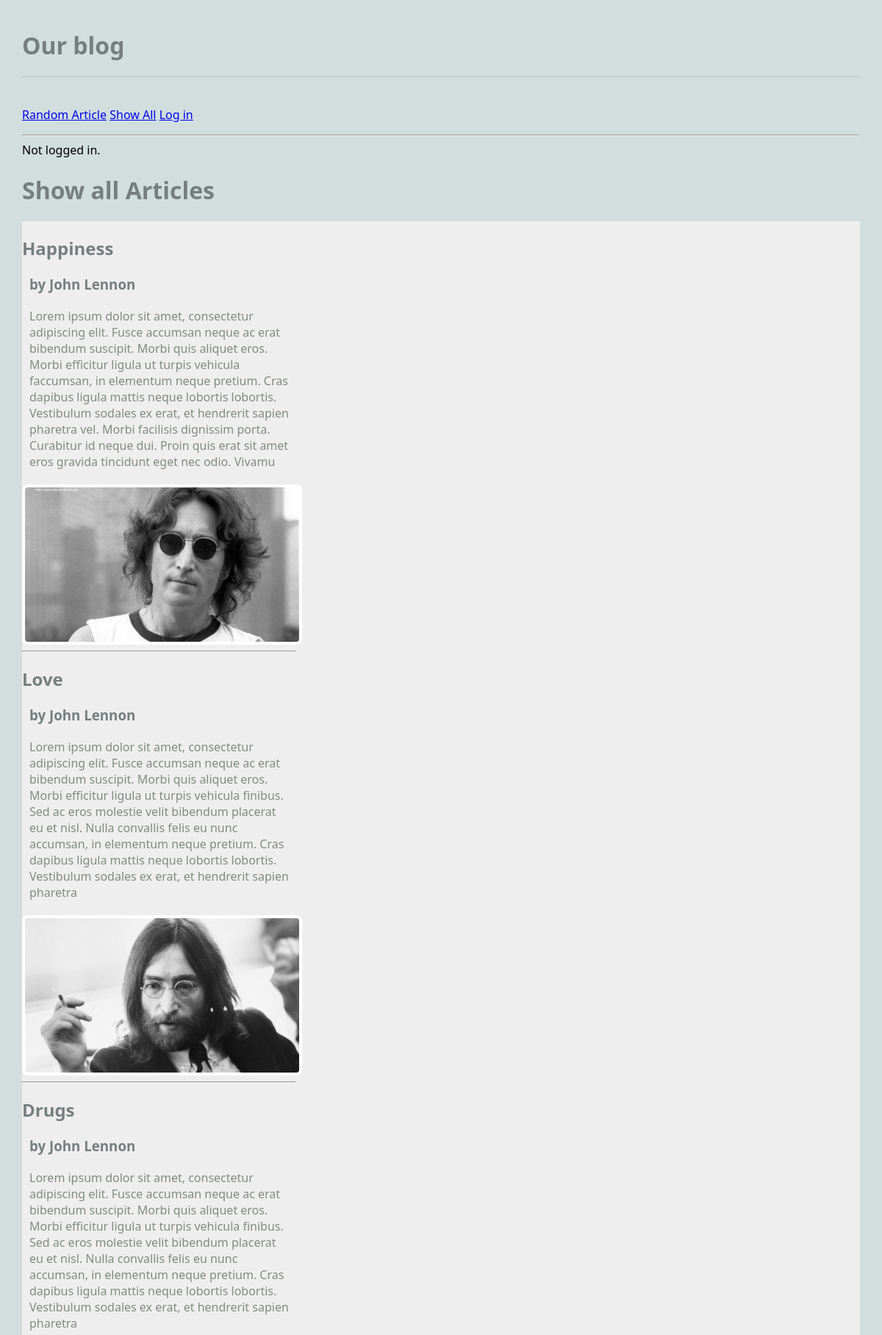
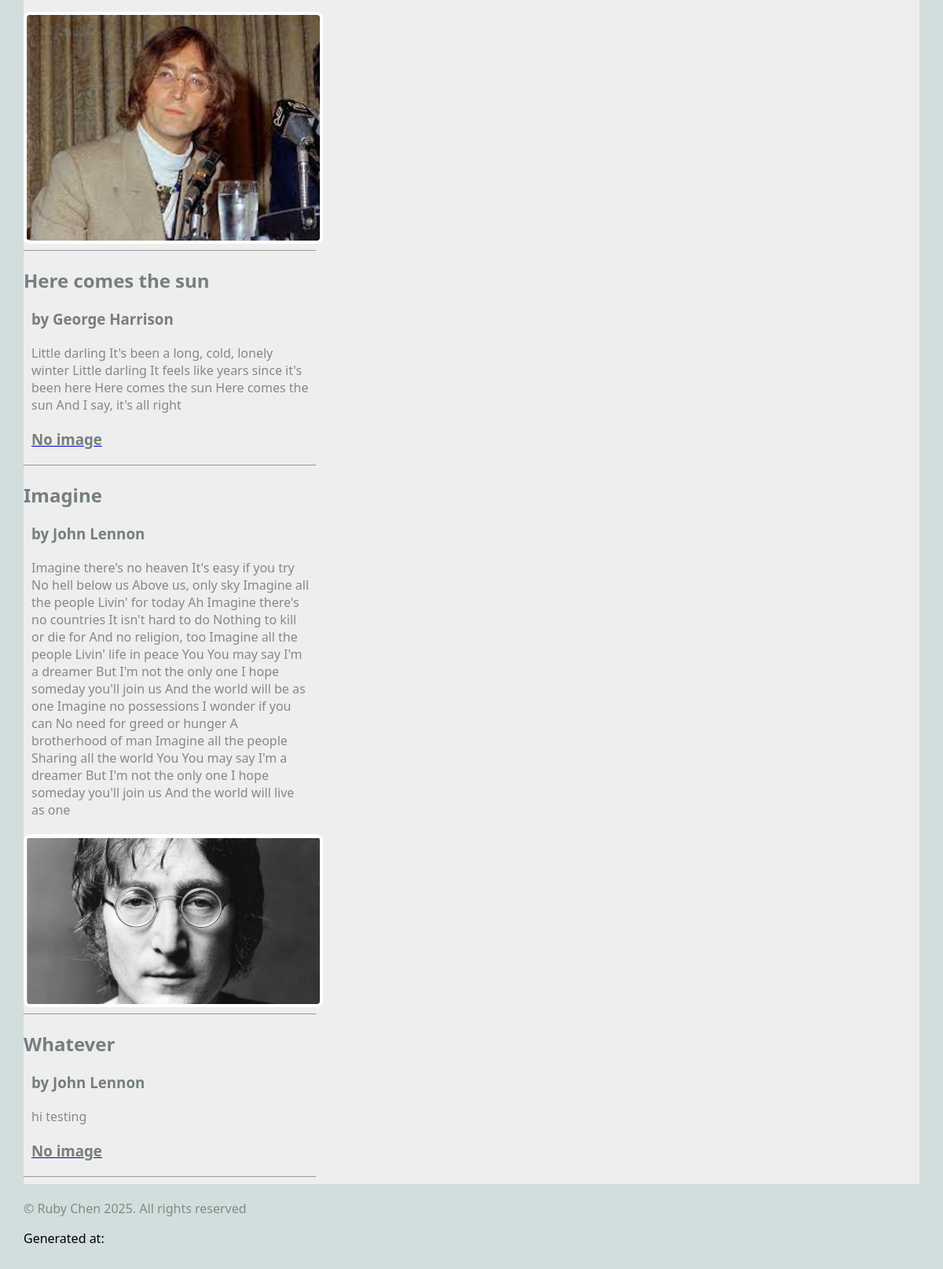
/blog/show_all, run on the app's committed database (2 pictures, top to bottom).
### blog/models.py (models this page shows, shortened)
class Article(models.Model):
    title = models.TextField(blank=True)
    author = models.TextField(blank=True)
    text = models.TextField(blank=True)
    published = models.DateTimeField(auto_now=True)
    user = models.ForeignKey(User, on_delete=models.CASCADE) ## NEW
    image_file = models.ImageField(blank=True)

### blog/views.py (the view)
# urls.py: path('show_all', ShowAllView.as_view(), name='show_all'),
class ShowAllView(ListView):
    model = Article
    template_name = "blog/show_all.html"
    context_object_name = "articles"
    def dispatch(self, request, *args, **kwargs):
        if request.user.is_authenticated:
            print(f'ShowAllView.dispatch(): request.user={request.user}')
        else:
            print(f'ShowAllView.dispatch(): not logged in.')
        return super().dispatch(request, *args, **kwargs)

### blog/templates/blog/show_all.html
{% extends 'blog/base.html' %}
{% block content %}
<h1>Show all Articles</h1>
<main class="grid-container">
    {% for article in articles %}
    <article>
        <div>
            <h2>{{ article.title }}</h2>
            <h3>by {{ article.author }}</h3>
            <p>{{ article.text }}</p>
        </div>
        <a href="{% url 'article' article.pk %}">
            {% if article.image_file %}
            <img src="{{ article.image_file.url }}" alt="">
            {% else %}
            <h3>No image</h3>
            {% endif %}
        </a>
        <hr>
        {% endfor %}
    </article>
</main>
{% endblock %}

### static/styles-blog.css (style rules this page uses)
body { margin: 30px; background: #d1dedd; font-family:'Segoe UI', Tahoma, Geneva, Verdana, sans-serif; }
h1, h2, h3 { color: #767f7e; }
p { color: #828b82; }
.grid-container { background: #eee; max-width: 900px; display: grid; grid-template-columns: repeat(3, 1fr); grid-gap: 10px; max-width: 1200px; margin: 20px auto; }
article img, article.featured img { width: 100%; border: 4px solid #fff; border-radius: 8px; }
article p, article h3 { margin: 20px 10px; }

### data on the page
Article: title "Happiness", author "John Lennon", text "Lorem ipsum dolor sit amet, consectetur adipiscing elit. Fusce accumsan neque ac erat bibendum suscipit. Morbi quis aliquet eros. Morbi efficitur ligula ut turpis vehicula faccumsan, in elementum neque pretium. Cras dapibus ligula mattis neque lobortis lobortis. Vestibulum sodales ex erat, et hendrerit sapien pharetra vel. Morbi facilisis dignissim porta. Curabitur id neque dui. Proin quis erat sit amet eros gravida tincidunt eget nec odio. Vivamu", image_file (picture)
Article: title "Love", author "John Lennon", text "Lorem ipsum dolor sit amet, consectetur adipiscing elit. Fusce accumsan neque ac erat bibendum suscipit. Morbi quis aliquet eros. Morbi efficitur ligula ut turpis vehicula finibus. Sed ac eros molestie velit bibendum placerat eu et nisl. Nulla convallis felis eu nunc accumsan, in elementum neque pretium. Cras dapibus ligula mattis neque lobortis lobortis. Vestibulum sodales ex erat, et hendrerit sapien pharetra", image_file (picture)
Article: title "Drugs", author "John Lennon", text "Lorem ipsum dolor sit amet, consectetur adipiscing elit. Fusce accumsan neque ac erat bibendum suscipit. Morbi quis aliquet eros. Morbi efficitur ligula ut turpis vehicula finibus. Sed ac eros molestie velit bibendum placerat eu et nisl. Nulla convallis felis eu nunc accumsan, in elementum neque pretium. Cras dapibus ligula mattis neque lobortis lobortis. Vestibulum sodales ex erat, et hendrerit sapien pharetra", image_file (picture)
Article: title "Here comes the sun", author "George Harrison", text "Little darling It's been a long, cold, lonely winter Little darling It feels like years since it's been here Here comes the sun Here comes the sun And I say, it's all right", image_file "No image"
Article: title "Imagine", author "John Lennon", text "Imagine there's no heaven It's easy if you try No hell below us Above us, only sky Imagine all the people Livin' for today Ah Imagine there's no countries It isn't hard to do Nothing to kill or die for And no religion, too Imagine all the people Livin' life in peace You You may say I'm a dreamer But I'm not the only one I hope someday you'll join us And the world will be as one Imagine no possessions I wonder if you can No need for greed or hunger A brotherhood of man Imagine all the people Sharing all the world You You may say I'm a dreamer But I'm not the only one I hope someday you'll join us And the world will live as one", image_file (picture)
Article: title "Whatever", author "John Lennon", text "hi testing", image_file "No image"
